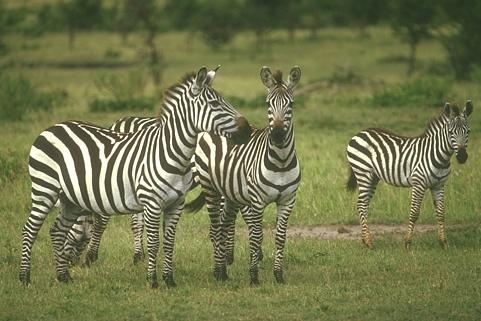
#> input picture Assignments/HW2/253027.jpg, 481 x 321 px
$ python csci677_hw2_q2_m2.py
#> lines starting #> are read from the running program, lines starting #| are printed output that depends on the picture; after the words box and inside, x2 and y2 are one past the last pixel; in counts of white or black regions, pixels touching at a corner belong together
"""
Watershed Segmentor
Homework-2 Part-b (Method-2)
Concept reference: Reference PDF sent by Prof
Chinmay Chinara
USC ID: 2527237452
Date: 26th September 2017
"""

import numpy as np
import cv2

# Reading image
# img = cv2.imread('101085.jpg', 3)
# img = cv2.imread('300091.jpg', 3)
img = cv2.imread('253027.jpg', 3)
#> img is the input picture: shape (321, 481, 3); mean B, G, R 76.9, 118.5, 114.5

# display the input image
cv2.imshow('Input_Image', img)
cv2.moveWindow('Input_Image', 0, 0)

# save the height and width of the image
height, width, _ = img.shape
#> height = 321; width = 481
print(height)
#| 321
print(width)
#| 481

# Initialize the markers with zeros
markers = np.zeros((height,width), np.int32)

# logic for defining windows for defining region for markers
k = 1
for i in range(0,height):
    for j in range(0,width):
        if(i % 30 == 0 and j % 30 == 0):
            markers[i][j] = k
            k = k + 1
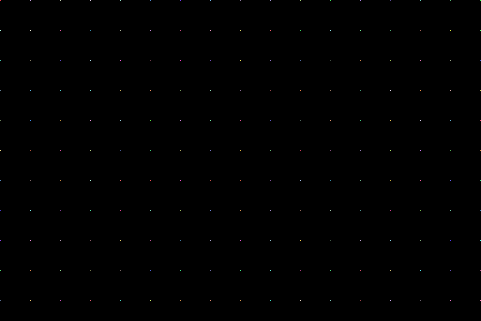
#> markers: shape (321, 481) int32; 188 distinct labels, from 0 to 187; one colour per label, 0 black
#> after the loop, k = 188

# watershed algorithm applied over the image
markers = cv2.watershed(img, markers)
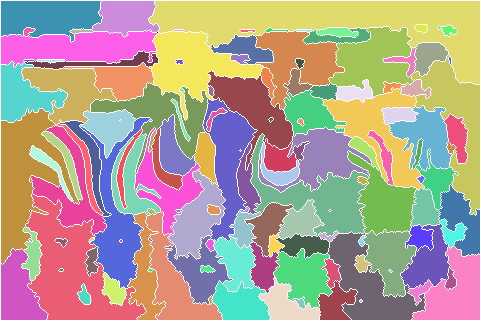
#> markers: shape (321, 481) int32; 152 distinct labels, from -1 to 186; one colour per label, 0 black, -1 white

# show the segmented lines over the image
img[markers == -1] = [255, 0, 0]
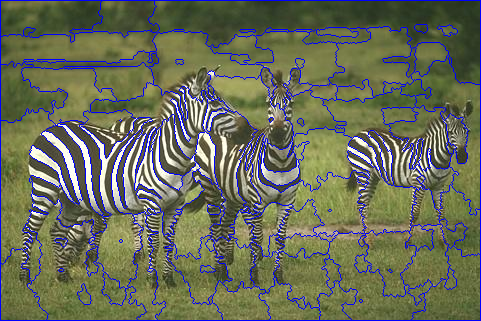
#> img: shape (321, 481, 3); 7.68% of pixels changed, all inside (x1, y1, x2, y2) = (0, 0, 481, 321)
cv2.imshow('Output_segmented', img)
cv2.moveWindow('Output_segmented', np.size(img, 1)+10, 0)

for i in range(1,k):
    img[markers == i] = [np.random.randint(0,255), np.random.randint(0,255),np.random.randint(0,255)]
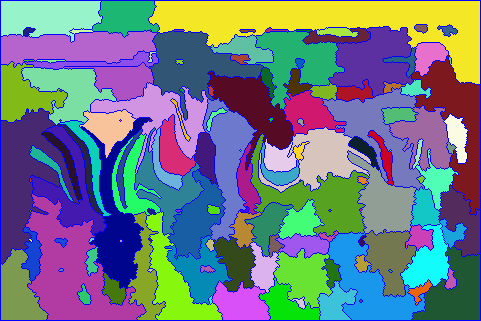
#> img: shape (321, 481, 3); mean B, G, R 135.7, 120.8, 108.6

# fill different colors over the segmented regions for better clarity
cv2.imshow('Output_color_segmented', img)
cv2.moveWindow('Output_color_segmented', (2*np.size(img, 1))+20, 0)

# wait for ESC key to exit
k = cv2.waitKey(0)
#> (key Esc is pressed here)
if k == 27:  # wait for ESC key to exit
    cv2.destroyAllWindows()

$ run again, with Assignments/HW2/101085.jpg copied over Assignments/HW2/253027.jpg
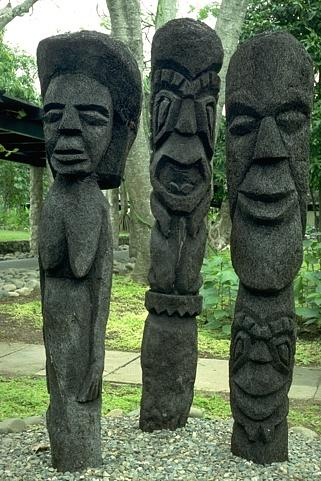
#> input picture Assignments/HW2/101085.jpg, 321 x 481 px
#> img is the input picture: shape (481, 321, 3); mean B, G, R 81, 102.4, 87.9
#| 481
#| 321
#> after the loop `for i in range(0,height):`:
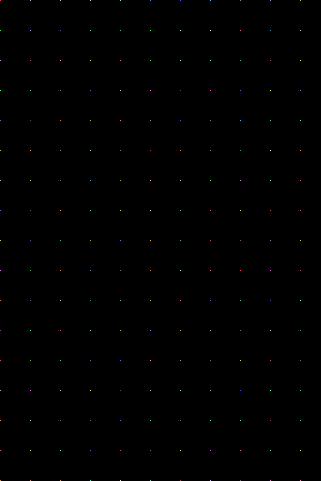
#> markers: shape (481, 321) int32; 188 distinct labels, from 0 to 187; one colour per label, 0 black
#> after the loop `for i in range(1,k):`:
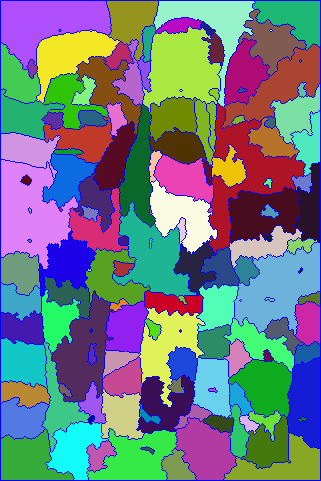
#> img: shape (481, 321, 3); mean B, G, R 133.5, 122.2, 110.2

$ run again, with Assignments/HW2/300091.jpg copied over Assignments/HW2/253027.jpg
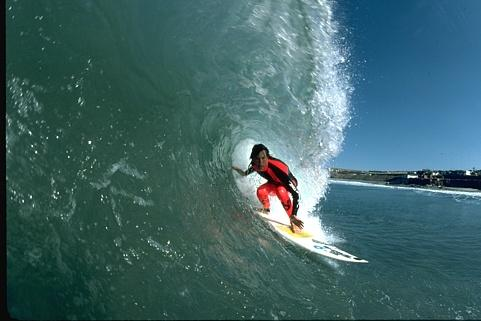
#> input picture Assignments/HW2/300091.jpg, 481 x 321 px
#> img is the input picture: shape (321, 481, 3); mean B, G, R 102.7, 100.1, 63.2
#| 321
#| 481
#> `markers = cv2.watershed(img, markers)`:
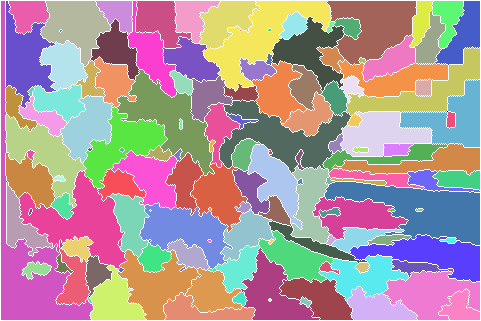
#> markers: shape (321, 481) int32; 152 distinct labels, from -1 to 186; one colour per label, 0 black, -1 white
#> after the loop `for i in range(1,k):`:
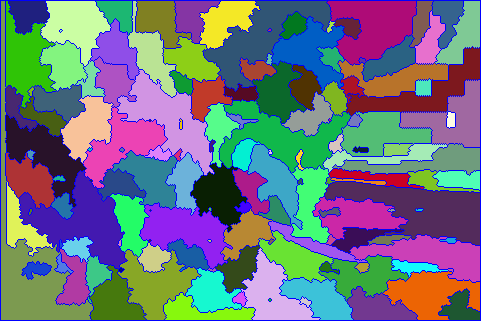
#> img: shape (321, 481, 3); mean B, G, R 127.6, 115.4, 108.5
